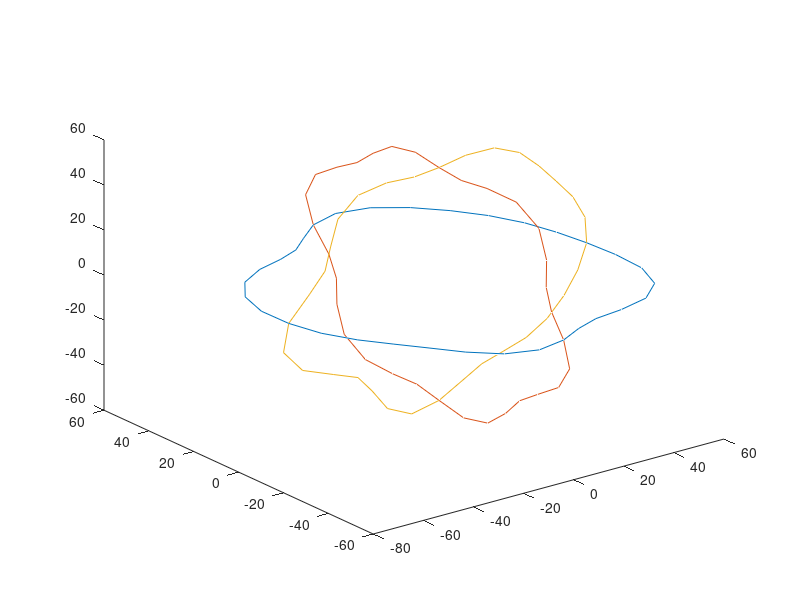

The MATLAB script that drew this image:
function [wire_hndl, ...
	  amoeba_x, ...
	  amoeba_y, ...
	  amoeba_z, ...
	  amoeba_Rnew, ...
	  amoeba_Rval, ...
	  fourier_arg] = amoeba3D()

  %%setenv('GNUTERM', 'x11');
  setenv('GNUTERM', 'aqua');

  %% get dimensions and position of 3D amoeba
  box_size = [256, 256, 256];
  Rmax_scale = 1/4; %% max value of max amoeba radius as fraction of box size
  Rmax_range = 1/1; %% min value of max amoeba radius as fraction of max radius
  Rmax = box_size(1) * Rmax_scale;
  Rmin = Rmax * Rmax_range;
  amoeba_Rmax = Rmin + rand() * (Rmax - Rmin);  %% maximum radius of
  %% amoeba X-section
  disp(["amoeba_Rmax = ", num2str(amoeba_Rmax)]);
  Ramp_max = 3/4; %% max value of the min amoeba radius (in unis of amoeba_Rmax)
  Ramp_min = 3/4; %% min value of the min amoeba radius
  amoeba_Ramp = Ramp_min + rand() * ( Ramp_max - Ramp_min);  %% radial
  %% variation of amoeba x-section as fraction of amoeba_Rmax
  amoeba_Rmin = amoeba_Rmax * amoeba_Ramp;  %% minimum radius of amoeba X-section
  disp(["amoeba_Rmin = ", num2str(amoeba_Rmin)]);
  amoeba_center = Rmax + rand(1,3) .* ( box_size - 2*Rmax );

  N_fourier = 7;%%5;
  %% N_Fourier: number of Fourier components (starting with 0) used to
  %% construct smooth random outline along each axis
  Npts = 2*8*2;
  %% Npts: number of points at which to evalutate/fit polynomial
  %% must be even so that 0 and 180 degrees are explicitly represented

  symmetry_flag = zeros(1,3);
  symmetry_flag(1) = 0; %% only 1st dimension should ever be symmetric

  %% i_plane: 
  %% dimensions order: x->y, y->z, z->x, use right hand rule, arrow
  %% indicates direction of rotation angle from first axis to second
  %% axis argument
  amoeba_Rval = zeros(Npts, 3);
  fourier_arg = [0:(Npts-1)] * (2*pi) / Npts;
  fourier_arg2 = ...
      repmat([0:(N_fourier-1)]', [1, Npts]) .* ...
      repmat( fourier_arg, [N_fourier, 1] );
  for i_plane = 1:3
    if symmetry_flag(i_plane) == 1
      rand_phase = repmat(i*pi/2, [N_fourier, 1]);
    else
      rand_phase = (2*pi) * rand(N_fourier, 1);
    endif
    rand_phase2 = repmat(rand_phase, [1, Npts]);
    fourier_phase2 = exp( i*fourier_arg2 + i*rand_phase2 );
    fourier_coef = randn(N_fourier, 1);
    fourier_coef(1) = 0; %% add DC term separately
    fourier_coef2 = repmat( fourier_coef, [1, Npts]);
    fourier_term = fourier_coef2 .* fourier_phase2;
    amoeba_Rval(:,i_plane) = sum( fourier_term, 1 );
  endfor

  %% scale real and imaginary parts of X-sections to match specified min and max radii
  max_real_Rval = zeros(1,3);
  min_real_Rval = zeros(1,3);
  ave_real_Rval = zeros(1,3);
  %%amoeba_Rval(:,1) = real(amoeba_Rval(:,1));
  real_Rval = real(amoeba_Rval);
  imag_Rval = imag(amoeba_Rval);
  for i_plane = 1:3
    max_real_Rval(i_plane) = max(real(amoeba_Rval(:,i_plane)));
    min_real_Rval(i_plane) = min(real(amoeba_Rval(:,i_plane)));
    real_Rval(:,i_plane) = ...
	amoeba_Rmin + ...
	(real_Rval(:,i_plane) - min_real_Rval(i_plane)) * ...
	(amoeba_Rmax - amoeba_Rmin) / ...
	((max_real_Rval(i_plane) - min_real_Rval(i_plane)) + ...
	 ((max_real_Rval(i_plane) - min_real_Rval(i_plane))==0));
    max_imag_Rval(i_plane) = max(imag(amoeba_Rval(:,i_plane)));
    min_imag_Rval(i_plane) = min(imag(amoeba_Rval(:,i_plane)));
    imag_Rval(:,i_plane) = ...
	amoeba_Rmin + ...
	(imag_Rval(:,i_plane) - min_imag_Rval(i_plane)) * ...
	(amoeba_Rmax - amoeba_Rmin) / ...
	((max_imag_Rval(i_plane) - min_imag_Rval(i_plane)) + ...
	 ((max_imag_Rval(i_plane) - min_imag_Rval(i_plane))==0));
  endfor
  amoeba_Rval = real_Rval + i * imag_Rval;
  ave_Rval = mean(amoeba_Rval,1);

  %% match intercepts
  %% Real part of cross-sections much match at intersections
  [Npts_quarter, Npts_half, Npts_3quarter] = cardinalPts(Npts);
  amoeba_Rdiff = zeros(2,3);
  for axis_id = 1:3
    axis_id2 = axis_id + 2;
    axis_id2 = 1 + mod(axis_id2 - 1, 3);
    amoeba_Rdiff(1,axis_id) = ...
	amoeba_Rval(1,axis_id) - amoeba_Rval(Npts_quarter, axis_id2);
    amoeba_Rdiff(2,axis_id) = ...
	amoeba_Rval(Npts_half,axis_id) - amoeba_Rval(Npts_3quarter, axis_id2);
  endfor
  amoeba_Rdiff_original = amoeba_Rdiff;
  for axis_id = 1:3
    for j_arg = [ (Npts_3quarter + 1) : (Npts + Npts_quarter - 1)]
      i_arg = 1 + mod( j_arg - 1, Npts);
      amoeba_Rval(i_arg,axis_id) = ...
	  amoeba_Rval(i_arg,axis_id) - ...
	  amoeba_Rdiff(1,axis_id) * ...
	  min(j_arg - Npts_3quarter, Npts + Npts_quarter - j_arg) / ...
	  (Npts/4);
    endfor
    for i_arg = (Npts_quarter + 1) : (Npts_3quarter - 1)
      amoeba_Rval(i_arg,axis_id) = ...
	  amoeba_Rval(i_arg,axis_id) - ...
	  amoeba_Rdiff(2,axis_id) * ...
	  min(i_arg - Npts_quarter, Npts_3quarter - i_arg) / ...
	  (Npts/4);
    endfor
  endfor
  

  amoeba_Rnew = amoeba_Rval;

%%!!! deprecated: axis conventions are outdated
  linear_transform_flag = 0;
  if linear_transform_flag
    %% deprecated method to match intercepts using linear transformation
    %% fails most of the time because R must be positive
    var_radius = ones(1,3);
    var_A = ones(1,3);
    bar_B = ones(1,3);
    %% fix size of Xsection for i_plane == 1
    %% Xsections for i_plane == 2,3 are morphed to match Xsection for
    %% i_plane == 1,
    %% radial amplitude variations can be scaled and
    %% rotated by arbitrary magnitude and phase 
    %% average radius set to aritrary constant var_radius(1,3)
    %% giving 6 variables constrained by 6 equations (one for each intersection)

    %% eq(1): xy intersect with xz
    %% real(amoeba_Rval(1,1)) = ...
    %%   real(var_radius(2) + var_A(1,2) * amoeba_Rval(Npts_quarter,2) + ...
    %%   i*var_B(1,2) * amoeba_Rval(Npts_quarter,2));
    %% eq(2)
    %% real(amoeba_Rval(Npts_half,1)) = ...
    %%   real(var_radius(2) + var_A(1,2) * amoeba_Rval(Npts_3quarter,2) + ...
    %%   i*var_B(1,2) * amoeba_Rval(Npts_3quarter,2));
    %% eq(3): xy intersect with yz
    %% real(amoeba_Rval(Npts_quarter,1)) = ...
    %%   real(var_radius(3) + var_A(1,3) * amoeba_Rval(1,3) + ...
    %%   i*var_B(1,3) * amoeba_Rval(1,3));
    %% eq(4)
    %% amoeba_Rval(Npts_3quarter,1) = ...
    %%   real(var_radius(3) + var_A(1,3) * amoeba_Rval(Npts_half,3) + ...
    %%   i*var_B(1,3) * amoeba_Rval(Npts_half,3));
    %% eq(5): xz intersect with yz
    %% 0 = real(var_radius(2) + var_A(1,2) * amoeba_Rval(1,2) + ...
    %%     i*var_B(1,2) * amoeba_Rval(1,2)) - ...
    %%     real(var_radius(3) + var_A(1,3) * amoeba_Rval(Npts_quarter,3) + ...
    %%     i*var_B(1,3) * amoeba_Rval(Npts_quarter,3));
    %% eq(6)
    %% 0 = real(var_radius(2) + var_A(1,2) * amoeba_Rval(Npts_half,2) + ...
    %%     i*var_B(1,2) * amoeba_Rval(Npts_half,2)) -
    %%     real(var_radius(3) + var_A(1,3) * amoeba_Rval(Npts_3quarter,3) + ...
    %%     i*var_B(1,3) * amoeba_Rval(Npts_3quarter,3));
    %% build matrix scale_mat and vector const_vec
    %%soln_vec = [ var_radius(2) var_A(2) var_B(2) var_radius(3) var_A(3) var_B(3) ];
    const_vec = real([(amoeba_Rval(1,1) - ave_Rval(2)), ...
		      (amoeba_Rval(Npts_half,1) - ave_Rval(2)), ...
		      (amoeba_Rval(Npts_quarter,1) - ave_Rval(3)), ...
		      (amoeba_Rval(Npts_3quarter,1) - ave_Rval(3)), ...
		      (ave_Rval(3) - ave_Rval(2)), ...
		      (ave_Rval(3) - ave_Rval(2)) ]');
    scale_mat = zeros(6);
    scale_mat(1,:) = [1, ...
		      real(amoeba_Rval(Npts_quarter,2) - ave_Rval(2)), ...
		      -imag(amoeba_Rval(Npts_quarter,2) - ave_Rval(2)), ...
		      0, ...
		      0, ...
		      0];
    scale_mat(2,:) = [1, ...
		      real(amoeba_Rval(Npts_3quarter,2) - ave_Rval(2)), ...
		      -imag(amoeba_Rval(Npts_3quarter,1) - ave_Rval(2)), ...
		      0, ...
		      0, ...
		      0];
    scale_mat(3,:) = [0, ...
		      0, ...
		      0, ...
		      1, ...
		      real(amoeba_Rval(1,3) - ave_Rval(3)), ...
		      -imag(amoeba_Rval(1,3) - ave_Rval(3))];
    scale_mat(4,:) = [0, ...
		      0, ...
		      0, ...
		      1, ...
		      real(amoeba_Rval(Npts_half,3) - ave_Rval(3)), ...
		      -imag(amoeba_Rval(Npts_half,3) - ave_Rval(3))];
    scale_mat(5,:) = [1, ...
		      real(amoeba_Rval(1,2) - ave_Rval(2)), ...
		      -imag(amoeba_Rval(1,2) - ave_Rval(2)), ...
		      -1, ...
		      -real(amoeba_Rval(Npts_quarter,3) - ave_Rval(3)), ...
		      imag(amoeba_Rval(Npts_quarter,3) - ave_Rval(3))];
    scale_mat(6,:) = [1, ...
		      real(amoeba_Rval(Npts_half,2) - ave_Rval(2)), ...
		      -imag(amoeba_Rval(Npts_half,2) - ave_Rval(2)), ...
		      -1, ...
		      -real(amoeba_Rval(Npts_3quarter,3) - ave_Rval(3)), ...
		      imag(amoeba_Rval(Npts_3quarter,3) - ave_Rval(3))];
    soln_vec = scale_mat \ const_vec;
    var_radius(2) = real(soln_vec(1));
    var_A(2) = real(soln_vec(2));
    var_B(2) = real(soln_vec(3));
    var_radius(3) = real(soln_vec(4));
    var_A(3) = real(soln_vec(5));
    var_B(3) = real(soln_vec(6));

    amoeba_Rnew = zeros(size(amoeba_Rval));
    amoeba_Rnew(:,1) = amoeba_Rval(:,1);
    amoeba_Rnew(:,2) = var_radius(2) + real(ave_Rval(2)) + ...
	var_A(2) * real(amoeba_Rval(:,2) - ave_Rval(2)) - ...
	var_B(2) * imag(amoeba_Rval(:,2) - ave_Rval(2));
    amoeba_Rnew(:,3) = var_radius(3) + real(ave_Rval(3)) + ...
	var_A(3) * real(amoeba_Rval(:,3) - ave_Rval(3)) - ...
	var_B(3) * imag(amoeba_Rval(:,3) - ave_Rval(3));

  endif %% linear_transform_flag

  
  amoeba_Rnew = real(amoeba_Rnew);
  if any(amoeba_Rnew(:) < 0 )
    warning("any(amoeba_Rnew(:) < 0 )");
  endif

  %% check
  for axis_id = 1:3
    axis_id2 = axis_id + 2;
    axis_id2 = 1 + mod(axis_id2 - 1, 3);
    amoeba_Rdiff(1,axis_id) = ...
	amoeba_Rval(1,axis_id) - amoeba_Rval(Npts_quarter, axis_id2);
    amoeba_Rdiff(2,axis_id) = ...
	amoeba_Rval(Npts_half,axis_id) - amoeba_Rval(Npts_3quarter, axis_id2);
  endfor
  amoeba_Rdelta = ...
      abs(amoeba_Rdiff) / amoeba_Rmax;
  if any( amoeba_Rdelta > 0.5/amoeba_Rmax)
    warning(["any(delta_all > ", num2str(0.5/amoeba_Rmax)]);
  endif
  if any(abs(amoeba_Rdiff) > 0.5)
    warning("any(abs(amoeba_Rdiff) > 0.5)");
  endif

  
  amoeba_x = zeros(Npts, 3);
  amoeba_y = zeros(Npts, 3);
  amoeba_z = zeros(Npts, 3);
  [amoeba_x(:,1) amoeba_y(:,1)] = ...
      pol2cart( fourier_arg', amoeba_Rnew(:,1) );
  [amoeba_y(:,2) amoeba_z(:,2)] = ...
      pol2cart( fourier_arg', amoeba_Rnew(:,2) );
  [amoeba_z(:,3) amoeba_x(:,3)] = ...
      pol2cart( fourier_arg', amoeba_Rnew(:,3) );

  amoeba_x2 = [amoeba_x;amoeba_x(1,:)];
  amoeba_y2 = [amoeba_y;amoeba_y(1,:)];
  amoeba_z2 = [amoeba_z;amoeba_z(1,:)];

  wire_fig_hndl = figure;
  set(gca, "ColorOrder", zeros(8,3));
  wire_hndl = plot3(amoeba_x2(:,1:1:3), amoeba_y2(:,1:1:3), amoeba_z2(:,1:1:3));
  wire_filename = "wire_3D_amoeba.png";
  wire_option = "-dpng";
  print(wire_fig_hndl, wire_filename, wire_option);

  return;

  find_polynomial_flag = 0
  if find_polynomial_flag
    %% find polynomial of the form
    %% sum( coef_poly(i_pow, i_axis) * amoeba_xyz(i_pt, i_axis) ^ i_pow ) = ...
    %% const_poly(i_axis) == 1
    
    Npoly = Npts - 2; %%(3*Npts - 6)/3;
    %% each intersection appears twice
    %% remove 0 and 180 degree intersecton pts along each axis (same pts
    %% appear elsewhere)
    amoeba_xyz = zeros(Npoly, 3);
    amoeba_xyz(:,1) = ...
	[amoeba_x(2:(Npts_half-2),1), amoeba_x(Npts_half:Npts,1)];
    amoeba_xyz(:,2) = ...
	[amoeba_x(2:(Npts_half-2),2), amoeba_x(Npts_half:Npts,2)];
    amoeba_xyz(:,3) = ...
	[amoeba_x(2:(Npts_half-2),3), amoeba_x(Npts_half:Npts,3)];    
    
    const_poly = ones(3*Npoly, 1);
    mat_poly2D = zeros(3*Npoly, 3*Npoly);
    for i_pt = 1 : 3*Npoly
      xyz_pt = 1 + mod(i_pt-1, Npoly);
      i_plane = ceil(i_pt / Npoly);
      for i_pow = 1 : Npoly
	mat_poly2D(i_pt, i_pow + Npoly * (i_plane-1)) = ...
	    amoeba_xyz(xyz_pt, i_plane).^i_pow;
      endfor
    endfor
    coef_poly = mat_poly2D \ const_poly;
    coef_poly = reshape(coef_poly, [Npoly, 3]);
  endif

  
  

  %% draw polynomial surface
  amoeba_3D_fig = figure;

  
  num_ndx = 2*ceil(amoeba_Rmax);
  x_ndx = 1:num_ndx;
  y_ndx = 1:num_ndx;
  [x_sub, y_sub] = meshgrid(x_ndx, y_ndx);
  y_max = amoeba_y2(1,2);
  y_min = amoeba_y2(Npts_half, 2);
  y_delta = (y_max - y_min) / num_ndx;
  surf(amoeba_x2(:), amoeba_y2(:), amoeba_z2(:));
  
endfunction



function [amoeba3D_surf] = amoeba3DSurf(amoeba_x, amoeba_y, amoeba_z, fourier_arg)
  Npts = size(amoeba_x,1);
  [Npts_quarter, Npts_half, Npts_3quarter] = ...
      cardinalPts(Npts);
  ameoba3D_surf = zeros(Npts, Npts, 3);
  amoeba3D_surf(1,:,3) = amoeba_z(1,3); %% first row, z = zmax
  amoeba3D_surf(Npts,:,3) = amoeba_z(Npts_half,3); %% last row, z = zmin
  for i_row = 2 : Npts_quarter
    amoeba3D_surf(i_row,1,1) = amoeba_x(i_row,3);
    amoeba3D_surf(i_row,Npts_half,1) = amoeba_x(Npts-i_row+2,3);
    amoeba3D_surf(i_row,Npts_quarter,2) = amoeba_y(Npts_quarter-i_row+1,2);
    amoeba3D_surf(i_row,Npts_3quarter,2) = amoeba_y(Npts_quarter+i_row-1,2);
    amoeba3D_surf(i_row,1,3) = amoeba_z(i_row,3);
    amoeba3D_surf(i_row,Npts_half,3) = amoeba_z(Npts-i_row+2,3);
    amoeba3D_surf(i_row,Npts_quarter,3) = amoeba_z(Npts_quarter-i_row+1,2);
    amoeba3D_surf(i_row,Npts_3quarter,3) = amoeba_z(Npts_quarter+i_row-1,2);
    theta_angle = fourier_arg(i_row)
    for i_col = [ (2 : Npts_quarter-1), ...
		 (Npts_quarter+1):(Npts_half-1), ...
		 (Npts_half+1):(Npts_3quarter-1), ...
		 (Npts_3quarter+1):(Npts-1) ]
      phi_angle = fourier_arg(i_col);
      %% solve for z given x and y
      
      %% find Rpoly 
    endfor %% i_col
  endfor %% i_row
  
endfunction  %% amoeba3DSurf

function [amoeba3D_poly] = amoeba3DPoly(x,y,z,amoeba_x, amoeba_y, amoeba_z)
    Npts = size(amoeba_x,1);
    x_factor = repmat(x, size(amoeba_x));
    y_factor = repmat(y, size(amoeba_y));
    z_factor = repmat(z, size(amoeba_z));
    x_factor = x_factor - amoeba_x;
    y_factor = y_factor - amoeba_y;
    z_factor = z_factor - amoeba_z;
    sum_factor = x_factor + y_factor + z_factor;
    prod_factor = prod(sum_factor(:));
endfunction  %% amoeba3DPoly


function [Npts_quarter, Npts_half, Npts_3quarter] = cardinalPts(Npts)
  Npts_quarter = 1 + round(Npts/4);
  Npts_half = 1 + round(Npts/2);
  Npts_3quarter = 1 + round(3*Npts/4);
endfunction  %% cardinalPts
